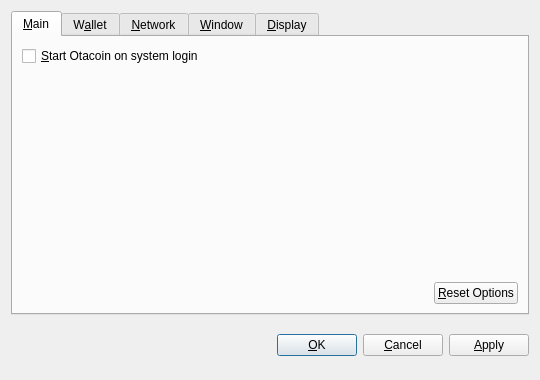
<?xml version="1.0" encoding="UTF-8"?>
<ui version="4.0">
 <class>OptionsDialog</class>
 <widget class="QDialog" name="OptionsDialog">
  <property name="geometry">
   <rect>
    <x>0</x>
    <y>0</y>
    <width>540</width>
    <height>380</height>
   </rect>
  </property>
  <property name="windowTitle">
   <string>Options</string>
  </property>
  <property name="modal">
   <bool>true</bool>
  </property>
  <layout class="QVBoxLayout" name="verticalLayout">
   <item>
    <widget class="QTabWidget" name="tabWidget">
     <property name="tabPosition">
      <enum>QTabWidget::North</enum>
     </property>
     <property name="currentIndex">
      <number>0</number>
     </property>
     <widget class="QWidget" name="tabMain">
      <attribute name="title">
       <string>&amp;Main</string>
      </attribute>
      <layout class="QVBoxLayout" name="verticalLayout_Main">
       <item>
        <widget class="QCheckBox" name="bitcoinAtStartup">
         <property name="toolTip">
          <string>Automatically start Otacoin after logging in to the system.</string>
         </property>
         <property name="text">
          <string>&amp;Start Otacoin on system login</string>
         </property>
        </widget>
       </item>
       <item>
        <spacer name="verticalSpacer_Main">
         <property name="orientation">
          <enum>Qt::Vertical</enum>
         </property>
         <property name="sizeHint" stdset="0">
          <size>
           <width>20</width>
           <height>40</height>
          </size>
         </property>
        </spacer>
       </item>
       <item>
        <layout class="QHBoxLayout" name="horizontalLayout_2_Main">
         <item>
          <spacer name="horizontalSpacer_2_Main">
           <property name="orientation">
            <enum>Qt::Horizontal</enum>
           </property>
           <property name="sizeHint" stdset="0">
            <size>
             <width>40</width>
             <height>20</height>
            </size>
           </property>
          </spacer>
         </item>
         <item>
          <widget class="QPushButton" name="resetButton">
           <property name="toolTip">
            <string>Reset all client options to default.</string>
           </property>
           <property name="text">
            <string>&amp;Reset Options</string>
           </property>
           <property name="autoDefault">
            <bool>false</bool>
           </property>
          </widget>
         </item>
        </layout>
       </item>
      </layout>
     </widget>
     <widget class="QWidget" name="tabWallet">
      <attribute name="title">
       <string>W&amp;allet</string>
      </attribute>
      <layout class="QVBoxLayout" name="verticalLayout_Network">
       <item>
        <widget class="QLabel" name="transactionFeeInfoLabel">
         <property name="text">
          <string>Optional transaction fee per kB that helps make sure your transactions are processed quickly. Most transactions are 1 kB.</string>
         </property>
         <property name="textFormat">
          <enum>Qt::PlainText</enum>
         </property>
         <property name="wordWrap">
          <bool>true</bool>
         </property>
        </widget>
       </item>
       <item>
        <layout class="QHBoxLayout" name="horizontalLayout_1_Main">
         <item>
          <widget class="QLabel" name="transactionFeeLabel">
           <property name="text">
            <string>Pay transaction &amp;fee</string>
           </property>
           <property name="textFormat">
            <enum>Qt::PlainText</enum>
           </property>
           <property name="buddy">
            <cstring>transactionFee</cstring>
           </property>
          </widget>
         </item>
         <item>
          <widget class="BitcoinAmountField" name="transactionFee"/>
         </item>
         <item>
          <spacer name="horizontalSpacer_1_Main">
           <property name="orientation">
            <enum>Qt::Horizontal</enum>
           </property>
           <property name="sizeHint" stdset="0">
            <size>
             <width>40</width>
             <height>20</height>
            </size>
           </property>
          </spacer>
         </item>
        </layout>
       </item>
       <item>
        <widget class="QLabel" name="label">
         <property name="text">
          <string>If you disable the spending of unconfirmed change, the change from a transaction cannot be used until that transaction has at least one confirmation. This also affects how your balance is computed.</string>
         </property>
         <property name="wordWrap">
          <bool>true</bool>
         </property>
        </widget>
       </item>
       <item>
        <widget class="QCheckBox" name="spendZeroConfChange">
         <property name="text">
          <string>Spend unconfirmed change  (experts only)</string>
         </property>
        </widget>
       </item>
       <item>
        <spacer name="verticalSpacer">
         <property name="orientation">
          <enum>Qt::Vertical</enum>
         </property>
         <property name="sizeHint" stdset="0">
          <size>
           <width>20</width>
           <height>40</height>
          </size>
         </property>
        </spacer>
       </item>
      </layout>
     </widget>
     <widget class="QWidget" name="tabNetwork">
      <attribute name="title">
       <string>&amp;Network</string>
      </attribute>
      <layout class="QVBoxLayout" name="verticalLayout_Network">
       <item>
        <widget class="QCheckBox" name="mapPortUpnp">
         <property name="toolTip">
          <string>Automatically open the Otacoin client port on the router. This only works when your router supports UPnP and it is enabled.</string>
         </property>
         <property name="text">
          <string>Map port using &amp;UPnP</string>
         </property>
        </widget>
       </item>
       <item>
        <widget class="QCheckBox" name="connectSocks">
         <property name="toolTip">
          <string>Connect to the Otacoin network through a SOCKS proxy (e.g. when connecting through Tor).</string>
         </property>
         <property name="text">
          <string>&amp;Connect through SOCKS proxy:</string>
         </property>
        </widget>
       </item>
       <item>
        <layout class="QHBoxLayout" name="horizontalLayout_Network">
         <item>
          <widget class="QLabel" name="proxyIpLabel">
           <property name="text">
            <string>Proxy &amp;IP:</string>
           </property>
           <property name="textFormat">
            <enum>Qt::PlainText</enum>
           </property>
           <property name="buddy">
            <cstring>proxyIp</cstring>
           </property>
          </widget>
         </item>
         <item>
          <widget class="QValidatedLineEdit" name="proxyIp">
           <property name="maximumSize">
            <size>
             <width>140</width>
             <height>16777215</height>
            </size>
           </property>
           <property name="toolTip">
            <string>IP address of the proxy (e.g. 127.0.0.1)</string>
           </property>
          </widget>
         </item>
         <item>
          <widget class="QLabel" name="proxyPortLabel">
           <property name="text">
            <string>&amp;Port:</string>
           </property>
           <property name="textFormat">
            <enum>Qt::PlainText</enum>
           </property>
           <property name="buddy">
            <cstring>proxyPort</cstring>
           </property>
          </widget>
         </item>
         <item>
          <widget class="QLineEdit" name="proxyPort">
           <property name="maximumSize">
            <size>
             <width>55</width>
             <height>16777215</height>
            </size>
           </property>
           <property name="toolTip">
            <string>Port of the proxy (e.g. 9050)</string>
           </property>
          </widget>
         </item>
         <item>
          <widget class="QLabel" name="socksVersionLabel">
           <property name="text">
            <string>SOCKS &amp;Version:</string>
           </property>
           <property name="textFormat">
            <enum>Qt::PlainText</enum>
           </property>
           <property name="buddy">
            <cstring>socksVersion</cstring>
           </property>
          </widget>
         </item>
         <item>
          <widget class="QValueComboBox" name="socksVersion">
           <property name="toolTip">
            <string>SOCKS version of the proxy (e.g. 5)</string>
           </property>
          </widget>
         </item>
         <item>
          <spacer name="horizontalSpacer_Network">
           <property name="orientation">
            <enum>Qt::Horizontal</enum>
           </property>
           <property name="sizeHint" stdset="0">
            <size>
             <width>40</width>
             <height>20</height>
            </size>
           </property>
          </spacer>
         </item>
        </layout>
       </item>
       <item>
        <spacer name="verticalSpacer_Network">
         <property name="orientation">
          <enum>Qt::Vertical</enum>
         </property>
         <property name="sizeHint" stdset="0">
          <size>
           <width>20</width>
           <height>40</height>
          </size>
         </property>
        </spacer>
       </item>
      </layout>
     </widget>
     <widget class="QWidget" name="tabWindow">
      <attribute name="title">
       <string>&amp;Window</string>
      </attribute>
      <layout class="QVBoxLayout" name="verticalLayout_Window">
       <item>
        <widget class="QCheckBox" name="minimizeToTray">
         <property name="toolTip">
          <string>Show only a tray icon after minimizing the window.</string>
         </property>
         <property name="text">
          <string>&amp;Minimize to the tray instead of the taskbar</string>
         </property>
        </widget>
       </item>
       <item>
        <widget class="QCheckBox" name="minimizeOnClose">
         <property name="toolTip">
          <string>Minimize instead of exit the application when the window is closed. When this option is enabled, the application will be closed only after selecting Quit in the menu.</string>
         </property>
         <property name="text">
          <string>M&amp;inimize on close</string>
         </property>
        </widget>
       </item>
       <item>
        <spacer name="verticalSpacer_Window">
         <property name="orientation">
          <enum>Qt::Vertical</enum>
         </property>
         <property name="sizeHint" stdset="0">
          <size>
           <width>20</width>
           <height>40</height>
          </size>
         </property>
        </spacer>
       </item>
      </layout>
     </widget>
     <widget class="QWidget" name="tabDisplay">
      <attribute name="title">
       <string>&amp;Display</string>
      </attribute>
      <layout class="QVBoxLayout" name="verticalLayout_Display">
       <item>
        <layout class="QHBoxLayout" name="horizontalLayout_1_Display">
         <item>
          <widget class="QLabel" name="langLabel">
           <property name="text">
            <string>User Interface &amp;language:</string>
           </property>
           <property name="textFormat">
            <enum>Qt::PlainText</enum>
           </property>
           <property name="buddy">
            <cstring>lang</cstring>
           </property>
          </widget>
         </item>
         <item>
          <widget class="QValueComboBox" name="lang">
           <property name="toolTip">
            <string>The user interface language can be set here. This setting will take effect after restarting Otacoin.</string>
           </property>
          </widget>
         </item>
        </layout>
       </item>
       <item>
        <layout class="QHBoxLayout" name="horizontalLayout_2_Display">
         <item>
          <widget class="QLabel" name="unitLabel">
           <property name="text">
            <string>&amp;Unit to show amounts in:</string>
           </property>
           <property name="textFormat">
            <enum>Qt::PlainText</enum>
           </property>
           <property name="buddy">
            <cstring>unit</cstring>
           </property>
          </widget>
         </item>
         <item>
          <widget class="QValueComboBox" name="unit">
           <property name="toolTip">
            <string>Choose the default subdivision unit to show in the interface and when sending coins.</string>
           </property>
          </widget>
         </item>
        </layout>
       </item>
       <item>
        <widget class="QCheckBox" name="displayAddresses">
         <property name="toolTip">
          <string>Whether to show Otacoin addresses in the transaction list or not.</string>
         </property>
         <property name="text">
          <string>&amp;Display addresses in transaction list</string>
         </property>
        </widget>
       </item>
       <item>
        <widget class="QCheckBox" name="coinControlFeatures">
         <property name="toolTip">
          <string>Whether to show coin control features or not.</string>
         </property>
         <property name="text">
          <string>Display coin &amp;control features (experts only!)</string>
         </property>
        </widget>
       </item>
       <item>
        <spacer name="verticalSpacer_Display">
         <property name="orientation">
          <enum>Qt::Vertical</enum>
         </property>
         <property name="sizeHint" stdset="0">
          <size>
           <width>20</width>
           <height>40</height>
          </size>
         </property>
        </spacer>
       </item>
      </layout>
     </widget>
    </widget>
   </item>
   <item>
    <layout class="QHBoxLayout" name="horizontalLayout_Buttons">
     <item>
      <spacer name="horizontalSpacer_1">
       <property name="orientation">
        <enum>Qt::Horizontal</enum>
       </property>
       <property name="sizeHint" stdset="0">
        <size>
         <width>40</width>
         <height>48</height>
        </size>
       </property>
      </spacer>
     </item>
     <item>
      <widget class="QLabel" name="statusLabel">
       <property name="font">
        <font>
         <weight>75</weight>
         <bold>true</bold>
        </font>
       </property>
       <property name="text">
        <string/>
       </property>
       <property name="textFormat">
        <enum>Qt::PlainText</enum>
       </property>
       <property name="wordWrap">
        <bool>true</bool>
       </property>
      </widget>
     </item>
     <item>
      <spacer name="horizontalSpacer_2">
       <property name="orientation">
        <enum>Qt::Horizontal</enum>
       </property>
       <property name="sizeHint" stdset="0">
        <size>
         <width>40</width>
         <height>48</height>
        </size>
       </property>
      </spacer>
     </item>
     <item>
      <widget class="QPushButton" name="okButton">
       <property name="text">
        <string>&amp;OK</string>
       </property>
      </widget>
     </item>
     <item>
      <widget class="QPushButton" name="cancelButton">
       <property name="text">
        <string>&amp;Cancel</string>
       </property>
       <property name="autoDefault">
        <bool>false</bool>
       </property>
      </widget>
     </item>
     <item>
      <widget class="QPushButton" name="applyButton">
       <property name="text">
        <string>&amp;Apply</string>
       </property>
       <property name="autoDefault">
        <bool>false</bool>
       </property>
      </widget>
     </item>
    </layout>
   </item>
  </layout>
 </widget>
 <customwidgets>
  <customwidget>
   <class>BitcoinAmountField</class>
   <extends>QSpinBox</extends>
   <header>bitcoinamountfield.h</header>
  </customwidget>
  <customwidget>
   <class>QValueComboBox</class>
   <extends>QComboBox</extends>
   <header>qvaluecombobox.h</header>
  </customwidget>
  <customwidget>
   <class>QValidatedLineEdit</class>
   <extends>QLineEdit</extends>
   <header>qvalidatedlineedit.h</header>
  </customwidget>
 </customwidgets>
 <resources/>
 <connections/>
</ui>
